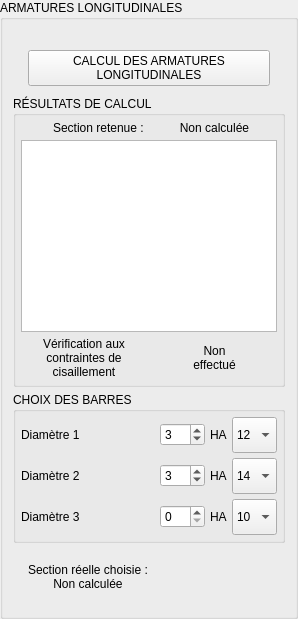
     <widget class="QGroupBox" name="groupBox_2">
      <property name="title">
       <string>ARMATURES LONGITUDINALES</string>
      </property>
      <property name="class" stdset="0">
       <string>Section</string>
      </property>
      <layout class="QVBoxLayout" name="verticalLayout_2" stretch="0,2,0,2">
       <property name="spacing">
        <number>5</number>
       </property>
       <property name="leftMargin">
        <number>10</number>
       </property>
       <property name="topMargin">
        <number>15</number>
       </property>
       <property name="rightMargin">
        <number>10</number>
       </property>
       <property name="bottomMargin">
        <number>10</number>
       </property>
       <item>
        <widget class="QWidget" name="widget" native="true">
         <layout class="QGridLayout" name="gridLayout_10">
          <property name="leftMargin">
           <number>15</number>
          </property>
          <property name="topMargin">
           <number>15</number>
          </property>
          <property name="rightMargin">
           <number>15</number>
          </property>
          <property name="bottomMargin">
           <number>5</number>
          </property>
          <property name="horizontalSpacing">
           <number>10</number>
          </property>
          <property name="verticalSpacing">
           <number>5</number>
          </property>
          <item row="0" column="0">
           <widget class="QPushButton" name="b_armLong">
            <property name="text">
             <string>CALCUL DES ARMATURES
LONGITUDINALES</string>
            </property>
           </widget>
          </item>
         </layout>
        </widget>
       </item>
       <item>
        <widget class="QGroupBox" name="groupBox_7">
         <property name="sizePolicy">
          <sizepolicy hsizetype="Preferred" vsizetype="Preferred">
           <horstretch>0</horstretch>
           <verstretch>0</verstretch>
          </sizepolicy>
         </property>
         <property name="title">
          <string>RÉSULTATS DE CALCUL</string>
         </property>
         <layout class="QGridLayout" name="gridLayout_6" rowstretch="1,0,0" rowminimumheight="0,0,0">
          <property name="leftMargin">
           <number>5</number>
          </property>
          <property name="topMargin">
           <number>5</number>
          </property>
          <property name="rightMargin">
           <number>5</number>
          </property>
          <property name="bottomMargin">
           <number>5</number>
          </property>
          <property name="spacing">
           <number>5</number>
          </property>
          <item row="0" column="0">
           <widget class="QLabel" name="label">
            <property name="sizePolicy">
             <sizepolicy hsizetype="Expanding" vsizetype="Preferred">
              <horstretch>0</horstretch>
              <verstretch>0</verstretch>
             </sizepolicy>
            </property>
            <property name="text">
             <string>Section retenue : </string>
            </property>
            <property name="alignment">
             <set>Qt::AlignmentFlag::AlignRight|Qt::AlignmentFlag::AlignTrailing|Qt::AlignmentFlag::AlignVCenter</set>
            </property>
            <property name="class" stdset="0">
             <string>TitreResultat</string>
            </property>
           </widget>
          </item>
          <item row="2" column="1">
           <widget class="QLabel" name="lbl_cis">
            <property name="sizePolicy">
             <sizepolicy hsizetype="Expanding" vsizetype="Preferred">
              <horstretch>1</horstretch>
              <verstretch>0</verstretch>
             </sizepolicy>
            </property>
            <property name="text">
             <string>Non
effectué</string>
            </property>
            <property name="alignment">
             <set>Qt::AlignmentFlag::AlignCenter</set>
            </property>
           </widget>
          </item>
          <item row="1" column="0" colspan="2">
           <widget class="QTextBrowser" name="tb_resultat">
            <property name="sizePolicy">
             <sizepolicy hsizetype="Preferred" vsizetype="Preferred">
              <horstretch>0</horstretch>
              <verstretch>0</verstretch>
             </sizepolicy>
            </property>
            <property name="html">
             <string>&lt;!DOCTYPE HTML PUBLIC &quot;-//W3C//DTD HTML 4.0//EN&quot; &quot;http://www.w3.org/TR/REC-html40/strict.dtd&quot;&gt;
&lt;html&gt;&lt;head&gt;&lt;meta name=&quot;qrichtext&quot; content=&quot;1&quot; /&gt;&lt;meta charset=&quot;utf-8&quot; /&gt;&lt;style type=&quot;text/css&quot;&gt;
p, li { white-space: pre-wrap; }
hr { height: 1px; border-width: 0; }
li.unchecked::marker { content: &quot;\2610&quot;; }
li.checked::marker { content: &quot;\2612&quot;; }
&lt;/style&gt;&lt;/head&gt;&lt;body style=&quot; font-family:'Inter','Segoe UI','monospace'; font-size:13px; font-weight:400; font-style:normal;&quot;&gt;
&lt;p style=&quot;-qt-paragraph-type:empty; margin-top:0px; margin-bottom:0px; margin-left:0px; margin-right:0px; -qt-block-indent:0; text-indent:0px; font-family:'Inter','Segoe UI','Arial'; font-size:9pt;&quot;&gt;&lt;br /&gt;&lt;/p&gt;&lt;/body&gt;&lt;/html&gt;</string>
            </property>
           </widget>
          </item>
          <item row="2" column="0">
           <widget class="QLabel" name="label_5">
            <property name="sizePolicy">
             <sizepolicy hsizetype="Expanding" vsizetype="Preferred">
              <horstretch>1</horstretch>
              <verstretch>0</verstretch>
             </sizepolicy>
            </property>
            <property name="text">
             <string>Vérification aux contraintes de cisaillement</string>
            </property>
            <property name="scaledContents">
             <bool>false</bool>
            </property>
            <property name="alignment">
             <set>Qt::AlignmentFlag::AlignCenter</set>
            </property>
            <property name="wordWrap">
             <bool>true</bool>
            </property>
            <property name="class" stdset="0">
             <string>TitreResultat</string>
            </property>
           </widget>
          </item>
          <item row="0" column="1">
           <widget class="QLabel" name="lbl_sec">
            <property name="sizePolicy">
             <sizepolicy hsizetype="Expanding" vsizetype="Preferred">
              <horstretch>0</horstretch>
              <verstretch>0</verstretch>
             </sizepolicy>
            </property>
            <property name="text">
             <string>Non calculée</string>
            </property>
            <property name="alignment">
             <set>Qt::AlignmentFlag::AlignCenter</set>
            </property>
           </widget>
          </item>
         </layout>
        </widget>
       </item>
       <item>
        <widget class="QGroupBox" name="groupBox_8">
         <property name="title">
          <string>CHOIX DES BARRES</string>
         </property>
         <layout class="QGridLayout" name="gridLayout_3" columnstretch="6,2,0,2">
          <property name="leftMargin">
           <number>5</number>
          </property>
          <property name="topMargin">
           <number>5</number>
          </property>
          <property name="rightMargin">
           <number>5</number>
          </property>
          <property name="bottomMargin">
           <number>5</number>
          </property>
          <property name="spacing">
           <number>5</number>
          </property>
          <item row="2" column="2">
           <widget class="QLabel" name="lbl_lit_5">
            <property name="text">
             <string>&lt;html&gt;&lt;head/&gt;&lt;body&gt;&lt;p&gt;HA&lt;/p&gt;&lt;/body&gt;&lt;/html&gt;</string>
            </property>
            <property name="textFormat">
             <enum>Qt::TextFormat::RichText</enum>
            </property>
            <property name="alignment">
             <set>Qt::AlignmentFlag::AlignLeading|Qt::AlignmentFlag::AlignLeft|Qt::AlignmentFlag::AlignVCenter</set>
            </property>
           </widget>
          </item>
          <item row="1" column="1">
           <widget class="QSpinBox" name="spin_nb_2">
            <property name="value">
             <number>3</number>
            </property>
           </widget>
          </item>
          <item row="0" column="0">
           <widget class="QLabel" name="label_2">
            <property name="text">
             <string>Diamètre 1</string>
            </property>
           </widget>
          </item>
          <item row="2" column="0">
           <widget class="QLabel" name="label_4">
            <property name="text">
             <string>Diamètre 3</string>
            </property>
           </widget>
          </item>
          <item row="1" column="0">
           <widget class="QLabel" name="label_3">
            <property name="text">
             <string>Diamètre 2</string>
            </property>
           </widget>
          </item>
          <item row="1" column="3">
           <widget class="QComboBox" name="cb_phi_2">
            <property name="minimumSize">
             <size>
              <width>0</width>
              <height>36</height>
             </size>
            </property>
            <property name="currentIndex">
             <number>3</number>
            </property>
            <item>
             <property name="text">
              <string>8</string>
             </property>
            </item>
            <item>
             <property name="text">
              <string>10</string>
             </property>
            </item>
            <item>
             <property name="text">
              <string>12</string>
             </property>
            </item>
            <item>
             <property name="text">
              <string>14</string>
             </property>
            </item>
            <item>
             <property name="text">
              <string>16</string>
             </property>
            </item>
            <item>
             <property name="text">
              <string>20</string>
             </property>
            </item>
            <item>
             <property name="text">
              <string>25</string>
             </property>
            </item>
            <item>
             <property name="text">
              <string>32</string>
             </property>
            </item>
           </widget>
          </item>
          <item row="2" column="1">
           <widget class="QSpinBox" name="spin_nb_3"/>
          </item>
          <item row="0" column="2">
           <widget class="QLabel" name="lbl_lit_1">
            <property name="text">
             <string>&lt;html&gt;&lt;head/&gt;&lt;body&gt;&lt;p&gt;HA&lt;/p&gt;&lt;/body&gt;&lt;/html&gt;</string>
            </property>
            <property name="textFormat">
             <enum>Qt::TextFormat::RichText</enum>
            </property>
            <property name="alignment">
             <set>Qt::AlignmentFlag::AlignLeading|Qt::AlignmentFlag::AlignLeft|Qt::AlignmentFlag::AlignVCenter</set>
            </property>
           </widget>
          </item>
          <item row="2" column="3">
           <widget class="QComboBox" name="cb_phi_3">
            <property name="minimumSize">
             <size>
              <width>0</width>
              <height>36</height>
             </size>
            </property>
            <property name="currentIndex">
             <number>1</number>
            </property>
            <item>
             <property name="text">
              <string>8</string>
             </property>
            </item>
            <item>
             <property name="text">
              <string>10</string>
             </property>
            </item>
            <item>
             <property name="text">
              <string>12</string>
             </property>
            </item>
            <item>
             <property name="text">
              <string>14</string>
             </property>
            </item>
            <item>
             <property name="text">
              <string>16</string>
             </property>
            </item>
            <item>
             <property name="text">
              <string>20</string>
             </property>
            </item>
            <item>
             <property name="text">
              <string>25</string>
             </property>
            </item>
            <item>
             <property name="text">
              <string>32</string>
             </property>
            </item>
           </widget>
          </item>
          <item row="0" column="1">
           <widget class="QSpinBox" name="spin_nb_1">
            <property name="value">
             <number>3</number>
            </property>
           </widget>
          </item>
          <item row="1" column="2">
           <widget class="QLabel" name="lbl_lit_3">
            <property name="text">
             <string>&lt;html&gt;&lt;head/&gt;&lt;body&gt;&lt;p&gt;HA&lt;/p&gt;&lt;/body&gt;&lt;/html&gt;</string>
            </property>
            <property name="textFormat">
             <enum>Qt::TextFormat::RichText</enum>
            </property>
            <property name="alignment">
             <set>Qt::AlignmentFlag::AlignLeading|Qt::AlignmentFlag::AlignLeft|Qt::AlignmentFlag::AlignVCenter</set>
            </property>
           </widget>
          </item>
          <item row="0" column="3">
           <widget class="QComboBox" name="cb_phi_1">
            <property name="minimumSize">
             <size>
              <width>0</width>
              <height>36</height>
             </size>
            </property>
            <property name="currentIndex">
             <number>2</number>
            </property>
            <item>
             <property name="text">
              <string>8</string>
             </property>
            </item>
            <item>
             <property name="text">
              <string>10</string>
             </property>
            </item>
            <item>
             <property name="text">
              <string>12</string>
             </property>
            </item>
            <item>
             <property name="text">
              <string>14</string>
             </property>
            </item>
            <item>
             <property name="text">
              <string>16</string>
             </property>
            </item>
            <item>
             <property name="text">
              <string>20</string>
             </property>
            </item>
            <item>
             <property name="text">
              <string>25</string>
             </property>
            </item>
            <item>
             <property name="text">
              <string>32</string>
             </property>
            </item>
           </widget>
          </item>
         </layout>
        </widget>
       </item>
       <item>
        <widget class="QWidget" name="widget_4" native="true">
         <layout class="QGridLayout" name="gridLayout_8" columnstretch="0,0" columnminimumwidth="0,0">
          <property name="leftMargin">
           <number>15</number>
          </property>
          <property name="topMargin">
           <number>15</number>
          </property>
          <property name="rightMargin">
           <number>15</number>
          </property>
          <property name="bottomMargin">
           <number>15</number>
          </property>
          <property name="horizontalSpacing">
           <number>10</number>
          </property>
          <property name="verticalSpacing">
           <number>0</number>
          </property>
          <item row="0" column="0">
           <widget class="QLabel" name="lbl_section">
            <property name="text">
             <string>Section réelle choisie :</string>
            </property>
            <property name="alignment">
             <set>Qt::AlignmentFlag::AlignCenter</set>
            </property>
            <property name="class" stdset="0">
             <string>TitreResultat</string>
            </property>
           </widget>
          </item>
          <item row="1" column="0">
           <widget class="QLabel" name="lbl_areel">
            <property name="text">
             <string>Non calculée</string>
            </property>
            <property name="alignment">
             <set>Qt::AlignmentFlag::AlignCenter</set>
            </property>
           </widget>
          </item>
          <item row="0" column="1" rowspan="2">
           <widget class="QLabel" name="lbl_valid">
            <property name="text">
             <string>&lt;icon&gt;</string>
            </property>
            <property name="alignment">
             <set>Qt::AlignmentFlag::AlignCenter</set>
            </property>
           </widget>
          </item>
         </layout>
        </widget>
       </item>
      </layout>
     </widget>
